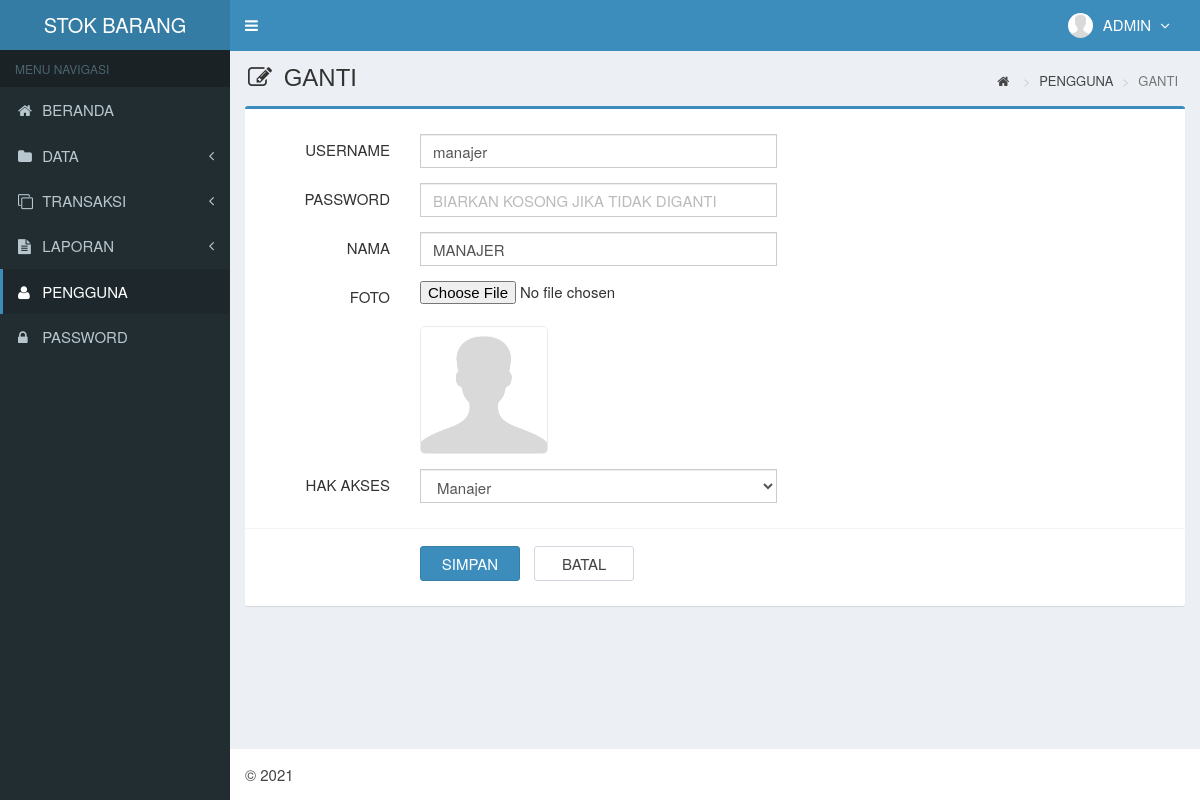
The app's page /main.php?module=form_user&form=edit&id=2 (signed in) with its own data.
### tables this page shows
CREATE TABLE `is_users` (
  `id_user` smallint(6) NOT NULL AUTO_INCREMENT,
  `username` varchar(50) NOT NULL,
  `nama_user` varchar(50) NOT NULL,
  `password` varchar(50) NOT NULL,
  `email` varchar(50) DEFAULT NULL,
  `telepon` varchar(13) DEFAULT NULL,
  `foto` varchar(100) DEFAULT NULL,
  `hak_akses` enum('Super Admin','Manajer','Gudang') NOT NULL,
  `status` enum('aktif','blokir') NOT NULL DEFAULT 'aktif',
  `created_at` timestamp NOT NULL DEFAULT CURRENT_TIMESTAMP,
  `updated_at` timestamp NOT NULL DEFAULT CURRENT_TIMESTAMP ON UPDATE CURRENT_TIMESTAMP,
  PRIMARY KEY (`id_user`),
  KEY `level` (`hak_akses`)
);

### modules/user/form.php (the view, shortened to what this page needs)
<?php
if ($_GET['form']=='add') { ?>
  <section class="content-header">
    <h1>
      <i class="fa fa-edit icon-title"></i> TAMBAH
    </h1>
    <ol class="breadcrumb">
      <li><a href="?module=home"><i class="fa fa-home"></i></a></li>
      <li><a href="?module=user">PENGGUNA</a></li>
      <li class="active">TAMBAH</li>
    </ol>
  </section>
  <section class="content">
    <div class="row">
      <div class="col-md-12">
        <div class="box box-primary">
          <form role="form" class="form-horizontal" method="POST" action="modules/user/proses.php?act=insert" enctype="multipart/form-data">
            <div class="box-body">
              <div class="form-group">
                <label class="col-sm-2 control-label">USERNAME</label>
                <div class="col-sm-5">
                  <input type="text" class="form-control" name="username" placeholder="USERNAME" autocomplete="off" required>
                </div>
              </div>
              <div class="form-group">
                <label class="col-sm-2 control-label">PASSWORD</label>
                <div class="col-sm-5">
                  <input type="password" class="form-control" name="password" placeholder="PASSWORD" autocomplete="off" required>
                </div>
              </div>
              <div class="form-group">
                <label class="col-sm-2 control-label">NAMA</label>
                <div class="col-sm-5">
                  <input type="text" class="form-control" name="nama_user" placeholder="NAMA" autocomplete="off" required>
                </div>
              </div>
              <div class="form-group">
                <label class="col-sm-2 control-label">FOTO</label>
                <div class="col-sm-5">
                  <input type="file" name="foto">
                  <br/>
                <?php
                if ($data['foto']=="") { ?>
                  <img style="border:1px solid #eaeaea;border-radius:5px;" src="images/user/user-default.png" width="128">
                <?php
                }
                else { ?>
                  <img style="border:1px solid #eaeaea;border-radius:5px;" src="images/user/<?php echo $data['foto']; ?>" width="128">
                <?php
                }
                ?>
                </div>
              </div>
              <div class="form-group">
                <label class="col-sm-2 control-label">HAK AKSES</label>
                <div class="col-sm-5">
                  <select class="form-control" name="hak_akses" required>
                    <option value=""></option>
                    <option value="Super Admin">Super Admin</option>
                    <option value="Manajer">Manajer</option>
                    <option value="Gudang">Gudang</option>
                  </select>
                </div>
              </div>
            </div>
            <div class="box-footer">
              <div class="form-group">
                <div class="col-sm-offset-2 col-sm-10">
                  <input type="submit" class="btn btn-primary btn-submit" name="simpan" value="SIMPAN">
                  <a href="?module=user" class="btn btn-default btn-reset">BATAL</a>
                </div>
              </div>
            </div>
          </form>
        </div>
      </div>
    </div>
  </section>
<?php
}
elseif ($_GET['form']=='edit') {
  	if (isset($_GET['id'])) {
      $query = mysqli_query($mysqli, "SELECT * FROM is_users WHERE id_user='$_GET[id]'")
                                      or die('Ada kesalahan pada query tampil data user : '.mysqli_error($mysqli));
      $data  = mysqli_fetch_assoc($query);
  	}
?>
  <section class="content-header">
    <h1>
      <i class="fa fa-edit icon-title"></i> GANTI
    </h1>
    <ol class="breadcrumb">
      <li><a href="?module=home"><i class="fa fa-home"></i></a></li>
      <li><a href="?module=user">PENGGUNA</a></li>
      <li class="active">GANTI</li>
    </ol>
  </section>
  <section class="content">
    <div class="row">
      <div class="col-md-12">
        <div class="box box-primary">
          <form role="form" class="form-horizontal" method="POST" action="modules/user/proses.php?act=update" enctype="multipart/form-data">
            <div class="box-body">
              <div class="form-group">
                <label class="col-sm-2 control-label">USERNAME</label>
                <div class="col-sm-5">
                  <input type="text" class="form-control" name="username" placeholder="USERNAME" autocomplete="off" value="<?php echo $data['username']; ?>" required>
                </div>
              </div>
              <div class="form-group">
                <label class="col-sm-2 control-label">PASSWORD</label>
                <div class="col-sm-5">
                  <input type="password" class="form-control" name="password" autocomplete="off" placeholder="BIARKAN KOSONG JIKA TIDAK DIGANTI">
                </div>
              </div>
              <div class="form-group">
                <label class="col-sm-2 control-label">NAMA</label>
                <div class="col-sm-5">
                  <input type="text" class="form-control" name="nama_user" placeholder="NAMA" autocomplete="off" value="<?php echo $data['nama_user']; ?>" required>
                </div>
              </div>
            <div class="form-group">
                <label class="col-sm-2 control-label">FOTO</label>
                <div class="col-sm-5">
                  <input type="file" name="foto">
                  <br/>
                <?php
                if ($data['foto']=="") { ?>
                  <img style="border:1px solid #eaeaea;border-radius:5px;" src="images/user/user-default.png" width="128">
                <?php
                }
                else { ?>
                  <img style="border:1px solid #eaeaea;border-radius:5px;" src="images/user/<?php echo $data['foto']; ?>" width="128">
                <?php
                }
                ?>
                </div>
              </div>
              <div class="form-group">
                <label class="col-sm-2 control-label">HAK AKSES</label>
                <div class="col-sm-5">
                  <select class="form-control" name="hak_akses" required>
                    <option value="<?php echo $data['hak_akses']; ?>"><?php echo $data['hak_akses']; ?></option>
                  </select>
                </div>
              </div>
            </div>
            <div class="box-footer">
              <div class="form-group">
                <div class="col-sm-offset-2 col-sm-10">
                  <input type="submit" class="btn btn-primary btn-submit" name="simpan" value="SIMPAN">
                  <a href="?module=user" class="btn btn-default btn-reset">BATAL</a>
                </div>
              </div>
            </div>
          </form>
        </div>
      </div>
    </div>
  </section>
<?php
}
?>

### top-menu.php (shortened to what this page needs)
<?php
require_once "config/database.php";
$query = mysqli_query($mysqli, "SELECT id_user, nama_user, foto, hak_akses FROM is_users WHERE id_user='$_SESSION[id_user]'")
                                or die('Ada kesalahan pada query tampil Manajemen User: '.mysqli_error($mysqli));
$data = mysqli_fetch_assoc($query);
?>
<li class="dropdown user user-menu">
  <a href="#" class="dropdown-toggle" data-toggle="dropdown">
  <?php
  if ($data['foto']=="") { ?>
    <img src="images/user/user-default.png" class="user-image" alt="FOTO"/>
  <?php
  }
  else { ?>
    <img src="images/user/<?php echo $data['foto']; ?>" class="user-image" alt="FOTO"/>
  <?php
  }
  ?>
    <span class="hidden-xs"><?php echo $data['nama_user']; ?> <i style="margin-left:5px" class="fa fa-angle-down"></i></span>
  </a>
</li>

### assets/css/style.css (style rules this page uses)
.form-horizontal .control-label { margin-bottom: 0; padding-top: 5px; text-align: right; }
label { display: inline-block; font-size: 15px; font-weight: 400; margin-bottom: 5px; max-width: 100%; }
.form-control { background-color: #fff; background-image: none; border: 1px solid #ccc; border-radius: 4px; box-shadow: 0 1px 1px rgba(0, 0, 0, 0.075) inset; color: #555; display: block; font-size: 15px; height: 34px; line-height: 1.42857; padding: 6px 12px; transition: border-color 0.15s ease-in-out 0s, box-shadow 0.15s ease-in-out 0s; width: 100%; }
.btn-default { background-color: #fff; border-color: #d2d6de; color: #444; }
.content-header { padding: 15px 18px 0; position: relative; }
.content-header > .breadcrumb { background: transparent none repeat scroll 0 0; border-radius: 2px; float: right; font-size: 13px; margin-bottom: 0; margin-top: 0; padding: 7px 12px; position: absolute; right: 10px; top: 15px; }
.btn-submit { width: 100px; margin-top: 7px; margin-right: 10px; font-size: 15px; }
.btn-reset { width: 100px; margin-top: 7px; font-size: 15px; }
.icon-title { margin-right: 5px; }
body { background-color: #fff; color: #333; font-size: 15px; line-height: 1.42857; }

### records on screen
is_users: foto (placeholder picture), nama_user "ADMIN"
is_users: username "manajer", nama_user "MANAJER", foto (placeholder picture), hak_akses "Manajer"
